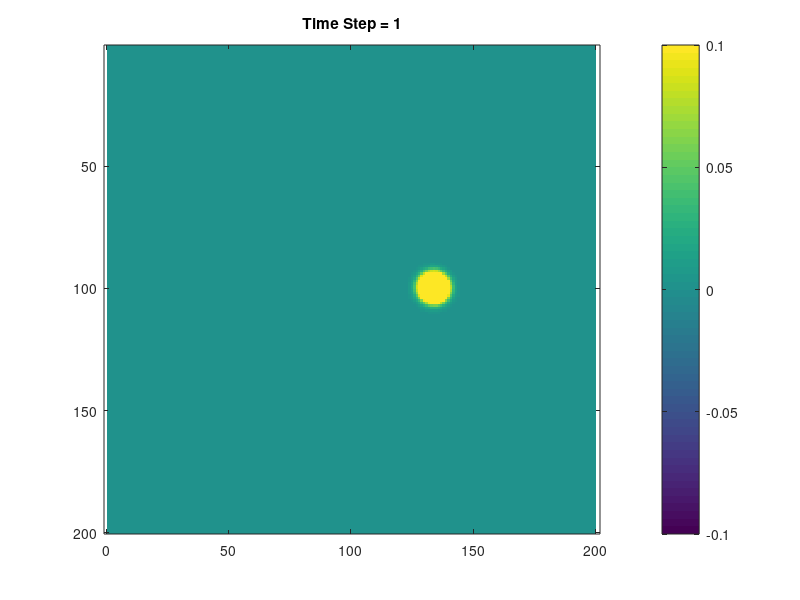

This chart was generated by the following MATLAB code: (Note: this script raises an error after producing the figure.)
clc;close all;clear;
t = 350
Nx = 200; Ny = 200;
%param

wavelength = 4e-9;  
da = wavelength/20;

mu0 = pi*4e-7;
e0 = 8.85e-12; 
c =sqrt(1/mu0/e0)

dt = 1/c*((1/da)^2+(1/da)^2)^-0.5; %Stability Conditions
%dt = da/(2*c) %new stability condition
Hx = zeros(Nx, Ny); 
Hy = zeros(Nx, Ny); 

E0 = 1.0;

x0 = Nx-Nx/3; y0 = Ny/2; 
sigma_x = 3; sigma_y = 3; 
[X, Y] = meshgrid(1:Ny, 1:Nx);
Ez = E0 * exp(-((X - x0).^2 / (2 * sigma_x^2) + (Y - y0).^2 / (2 * sigma_y^2)));

Z0 = sqrt(mu0 / e0);

theta =pi/8;  %propagation angle


Hx = (sin(theta+pi/2) / Z0) * Ez; 
Hy = (-cos(theta+pi/2) / Z0) * Ez; 


Heta = dt/mu0/da;
Eeta = dt/e0/da;

% --- Prepare Figure ---


%graph init
h_fig = figure;
ax = axes(h_fig);
im = imagesc(ax, Ez);
caxis(ax, [-0.1 0.1]);
colorbar;
axis equal tight;





for n=1:t
  
   Hx(1:Nx-1, 1:Ny-1) = Hx(1:Nx-1, 1:Ny-1) - Heta * (Ez(1:Nx-1, 2:Ny) - Ez(1:Nx-1, 1:Ny-1));
   Hy(1:Nx-1, 1:Ny-1) = Hy(1:Nx-1, 1:Ny-1) + Heta * (Ez(2:Nx, 1:Ny-1) - Ez(1:Nx-1, 1:Ny-1));
   Ez(2:Nx-1, 2:Ny-1) = Ez(2:Nx-1, 2:Ny-1) + Eeta * ((Hy(2:Nx-1, 2:Ny-1) - Hy(1:Nx-2, 2:Ny-1)) - (Hx(2:Nx-1, 2:Ny-1) - Hx(2:Nx-1, 1:Ny-2)));


   Ez(1, :) = 0; Ez(Nx, :) = 0;
   Ez(:, 1) = 0; Ez(:, Ny) = 0;

  
      
 set(im, 'CData', Ez);
    title(ax, ['Time Step = ', num2str(n)]);
    

   %exportgraphics(h_fig, 'e2_2d60.gif', 'Append', true);
    
shading flat;
 c = colorbar;
 vis_limit =0.1; 
c.Limits = [-vis_limit vis_limit]; 
caxis([-vis_limit vis_limit]); 
 pause(0.02);

   % --- End of Visualization Modification ---

end
